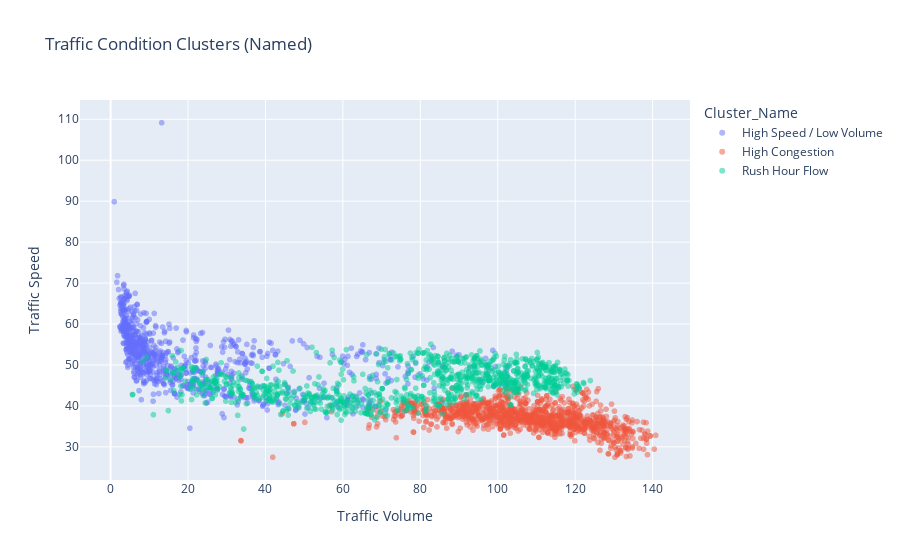
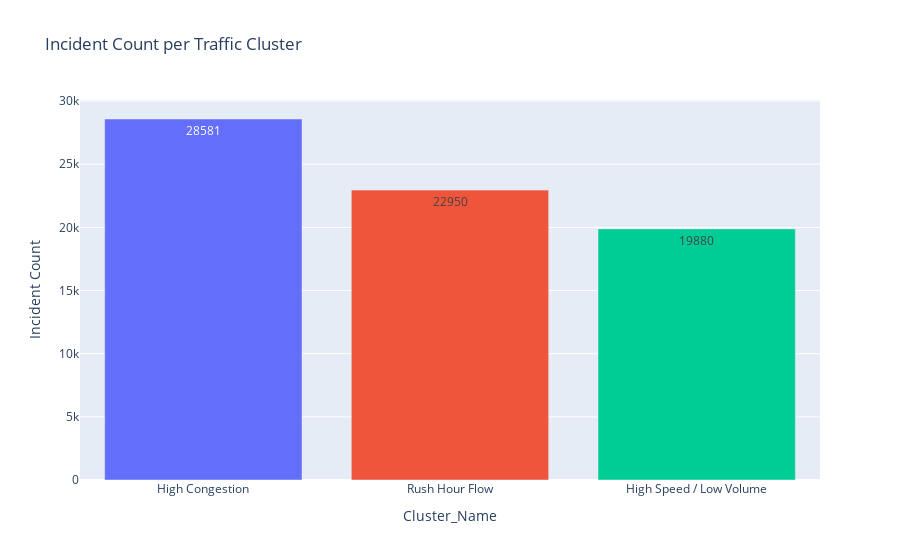

Source (notebook cell) for these figures, in order:
### Code cell
##### K-MEANS CLUSTERING #####

traffic['Issue_Category'] = traffic['Issue Reported'].apply(categorize_issue)
traffic['Hour'] = traffic['Time_Hour'].dt.hour
collisions = traffic[traffic['Issue_Category'] == 'Collision'].copy()

### CLUSTERING

clustering_data = collisions[['Volume', 'Speed', 'Hour']].dropna()
scaler = StandardScaler()
scaled_data = scaler.fit_transform(clustering_data)
kmeans = KMeans(n_clusters=3, random_state=42)
clustering_data['Cluster'] = kmeans.fit_predict(scaled_data)
centers = scaler.inverse_transform(kmeans.cluster_centers_)
centroids = pd.DataFrame(centers, columns=['Volume', 'Speed', 'Hour'])
centroids['Cluster'] = centroids.index.astype(str)
print("Cluster Centers:\n", centroids)
cluster_labels = {
    '0': 'High Congestion',
    '1': 'High Speed / Low Volume',
    '2': 'Rush Hour Flow'
}
clustering_data['Cluster'] = clustering_data['Cluster'].astype(str)
clustering_data['Cluster_Name'] = clustering_data['Cluster'].map(cluster_labels)

fig = px.scatter(
    clustering_data.sample(n=3000, random_state=1),
    x='Volume',
    y='Speed',
    color='Cluster_Name',
    title="Traffic Condition Clusters (Named)",
    labels={'Volume': 'Traffic Volume', 'Speed': 'Traffic Speed'},
    opacity=0.5
)
fig.show() 

### INCIDENT COUNT PER CLUSTER 

collisions_cleaned = collisions[['Volume', 'Speed', 'Hour', 'Traffic Report ID']].dropna()
collisions_cleaned = collisions_cleaned.copy() 
collisions_cleaned['Cluster'] = kmeans.predict(scaler.transform(collisions_cleaned[['Volume', 'Speed', 'Hour']]))
collisions_cleaned['Cluster'] = collisions_cleaned['Cluster'].astype(str)
collisions_cleaned['Cluster_Name'] = collisions_cleaned['Cluster'].map(cluster_labels)

incident_counts = collisions_cleaned['Cluster_Name'].value_counts().reset_index()
incident_counts.columns = ['Cluster_Name', 'Incident Count']
print(incident_counts)

fig_incidents = px.bar(
    incident_counts,
    x='Cluster_Name',
    y='Incident Count',
    title='Incident Count per Traffic Cluster',
    text='Incident Count',
    color='Cluster_Name'
)
fig_incidents.update_layout(showlegend=False)
fig_incidents.show()

### Figure 1 — Plotly figure (JSON) as saved in the notebook; plotly's stock layout.template omitted (floating-point values rounded to 4 significant figures; data arrays with more than 128 entries replaced by an {"elided": "..."} marker saying what was removed)
{"data": [{"hovertemplate": "Cluster_Name=High Speed / Low Volume<br>Traffic Volume=%{x}<br>Traffic Speed=%{y}<extra></extra>", "legendgroup": "High Speed / Low Volume", "marker": {"color": "#636efa", "opacity": 0.5, "symbol": "circle"}, "mode": "markers", "name": "High Speed / Low Volume", "showlegend": true, "type": "scattergl", "x": {"elided": "857 float values"}, "xaxis": "x", "y": {"elided": "857 float values"}, "yaxis": "y"}, {"hovertemplate": "Cluster_Name=High Congestion<br>Traffic Volume=%{x}<br>Traffic Speed=%{y}<extra></extra>", "legendgroup": "High Congestion", "marker": {"color": "#EF553B", "opacity": 0.5, "symbol": "circle"}, "mode": "markers", "name": "High Congestion", "showlegend": true, "type": "scattergl", "x": {"elided": "1155 float values"}, "xaxis": "x", "y": {"elided": "1155 float values"}, "yaxis": "y"}, {"hovertemplate": "Cluster_Name=Rush Hour Flow<br>Traffic Volume=%{x}<br>Traffic Speed=%{y}<extra></extra>", "legendgroup": "Rush Hour Flow", "marker": {"color": "#00cc96", "opacity": 0.5, "symbol": "circle"}, "mode": "markers", "name": "Rush Hour Flow", "showlegend": true, "type": "scattergl", "x": {"elided": "988 float values"}, "xaxis": "x", "y": {"elided": "988 float values"}, "yaxis": "y"}], "layout": {"legend": {"title": {"text": "Cluster_Name"}, "tracegroupgap": 0}, "title": {"text": "Traffic Condition Clusters (Named)"}, "xaxis": {"anchor": "y", "domain": [0, 1], "title": {"text": "Traffic Volume"}}, "yaxis": {"anchor": "x", "domain": [0, 1], "title": {"text": "Traffic Speed"}}}}

### Figure 2 — Plotly figure (JSON) as saved in the notebook; plotly's stock layout.template omitted (floating-point values rounded to 4 significant figures)
{"data": [{"alignmentgroup": "True", "hovertemplate": "Cluster_Name=%{x}<br>Incident Count=%{text}<extra></extra>", "legendgroup": "High Congestion", "marker": {"color": "#636efa", "pattern": {"shape": ""}}, "name": "High Congestion", "offsetgroup": "High Congestion", "orientation": "v", "showlegend": true, "text": [28581], "textposition": "auto", "type": "bar", "x": ["High Congestion"], "xaxis": "x", "y": [28581], "yaxis": "y"}, {"alignmentgroup": "True", "hovertemplate": "Cluster_Name=%{x}<br>Incident Count=%{text}<extra></extra>", "legendgroup": "Rush Hour Flow", "marker": {"color": "#EF553B", "pattern": {"shape": ""}}, "name": "Rush Hour Flow", "offsetgroup": "Rush Hour Flow", "orientation": "v", "showlegend": true, "text": [22950], "textposition": "auto", "type": "bar", "x": ["Rush Hour Flow"], "xaxis": "x", "y": [22950], "yaxis": "y"}, {"alignmentgroup": "True", "hovertemplate": "Cluster_Name=%{x}<br>Incident Count=%{text}<extra></extra>", "legendgroup": "High Speed / Low Volume", "marker": {"color": "#00cc96", "pattern": {"shape": ""}}, "name": "High Speed / Low Volume", "offsetgroup": "High Speed / Low Volume", "orientation": "v", "showlegend": true, "text": [19880], "textposition": "auto", "type": "bar", "x": ["High Speed / Low Volume"], "xaxis": "x", "y": [19880], "yaxis": "y"}], "layout": {"barmode": "relative", "legend": {"title": {"text": "Cluster_Name"}, "tracegroupgap": 0}, "showlegend": false, "title": {"text": "Incident Count per Traffic Cluster"}, "xaxis": {"anchor": "y", "categoryarray": ["High Congestion", "Rush Hour Flow", "High Speed / Low Volume"], "categoryorder": "array", "domain": [0, 1], "title": {"text": "Cluster_Name"}}, "yaxis": {"anchor": "x", "domain": [0, 1], "title": {"text": "Incident Count"}}}}
